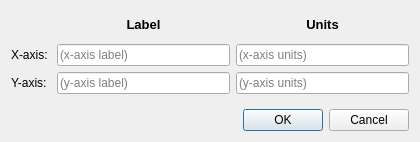
<?xml version="1.0" encoding="UTF-8"?>
<ui version="4.0">
 <class>Dialog</class>
 <widget class="QDialog" name="Dialog">
  <property name="geometry">
   <rect>
    <x>0</x>
    <y>0</y>
    <width>420</width>
    <height>142</height>
   </rect>
  </property>
  <property name="sizePolicy">
   <sizepolicy hsizetype="Preferred" vsizetype="Preferred">
    <horstretch>0</horstretch>
    <verstretch>0</verstretch>
   </sizepolicy>
  </property>
  <property name="minimumSize">
   <size>
    <width>420</width>
    <height>142</height>
   </size>
  </property>
  <property name="maximumSize">
   <size>
    <width>16777215</width>
    <height>142</height>
   </size>
  </property>
  <property name="windowTitle">
   <string>Edit Axes Labels..</string>
  </property>
  <layout class="QVBoxLayout" name="verticalLayout">
   <item>
    <layout class="QGridLayout" name="gridLayout">
     <item row="0" column="1">
      <widget class="QLabel" name="label_header">
       <property name="font">
        <font>
         <pointsize>10</pointsize>
         <weight>75</weight>
         <bold>true</bold>
        </font>
       </property>
       <property name="text">
        <string>Label</string>
       </property>
       <property name="alignment">
        <set>Qt::AlignCenter</set>
       </property>
      </widget>
     </item>
     <item row="0" column="2">
      <widget class="QLabel" name="units_header">
       <property name="font">
        <font>
         <pointsize>10</pointsize>
         <weight>75</weight>
         <bold>true</bold>
        </font>
       </property>
       <property name="text">
        <string>Units</string>
       </property>
       <property name="alignment">
        <set>Qt::AlignCenter</set>
       </property>
      </widget>
     </item>
     <item row="1" column="0">
      <widget class="QLabel" name="x_title">
       <property name="text">
        <string>X-axis: </string>
       </property>
      </widget>
     </item>
     <item row="1" column="1">
      <widget class="QLineEdit" name="ui_xlabel">
       <property name="text">
        <string/>
       </property>
       <property name="placeholderText">
        <string>(x-axis label)</string>
       </property>
      </widget>
     </item>
     <item row="1" column="2">
      <widget class="QLineEdit" name="ui_xunits">
       <property name="placeholderText">
        <string>(x-axis units)</string>
       </property>
      </widget>
     </item>
     <item row="2" column="0">
      <widget class="QLabel" name="y_title">
       <property name="text">
        <string>Y-axis: </string>
       </property>
      </widget>
     </item>
     <item row="2" column="1">
      <widget class="QLineEdit" name="ui_ylabel">
       <property name="text">
        <string/>
       </property>
       <property name="placeholderText">
        <string>(y-axis label)</string>
       </property>
      </widget>
     </item>
     <item row="2" column="2">
      <widget class="QLineEdit" name="ui_yunits">
       <property name="placeholderText">
        <string>(y-axis units)</string>
       </property>
      </widget>
     </item>
    </layout>
   </item>
   <item>
    <layout class="QHBoxLayout" name="horizontalLayout">
     <property name="topMargin">
      <number>9</number>
     </property>
     <item>
      <widget class="QDialogButtonBox" name="button_box">
       <property name="standardButtons">
        <set>QDialogButtonBox::Cancel|QDialogButtonBox::Ok</set>
       </property>
      </widget>
     </item>
    </layout>
   </item>
  </layout>
 </widget>
 <resources/>
 <connections/>
</ui>
